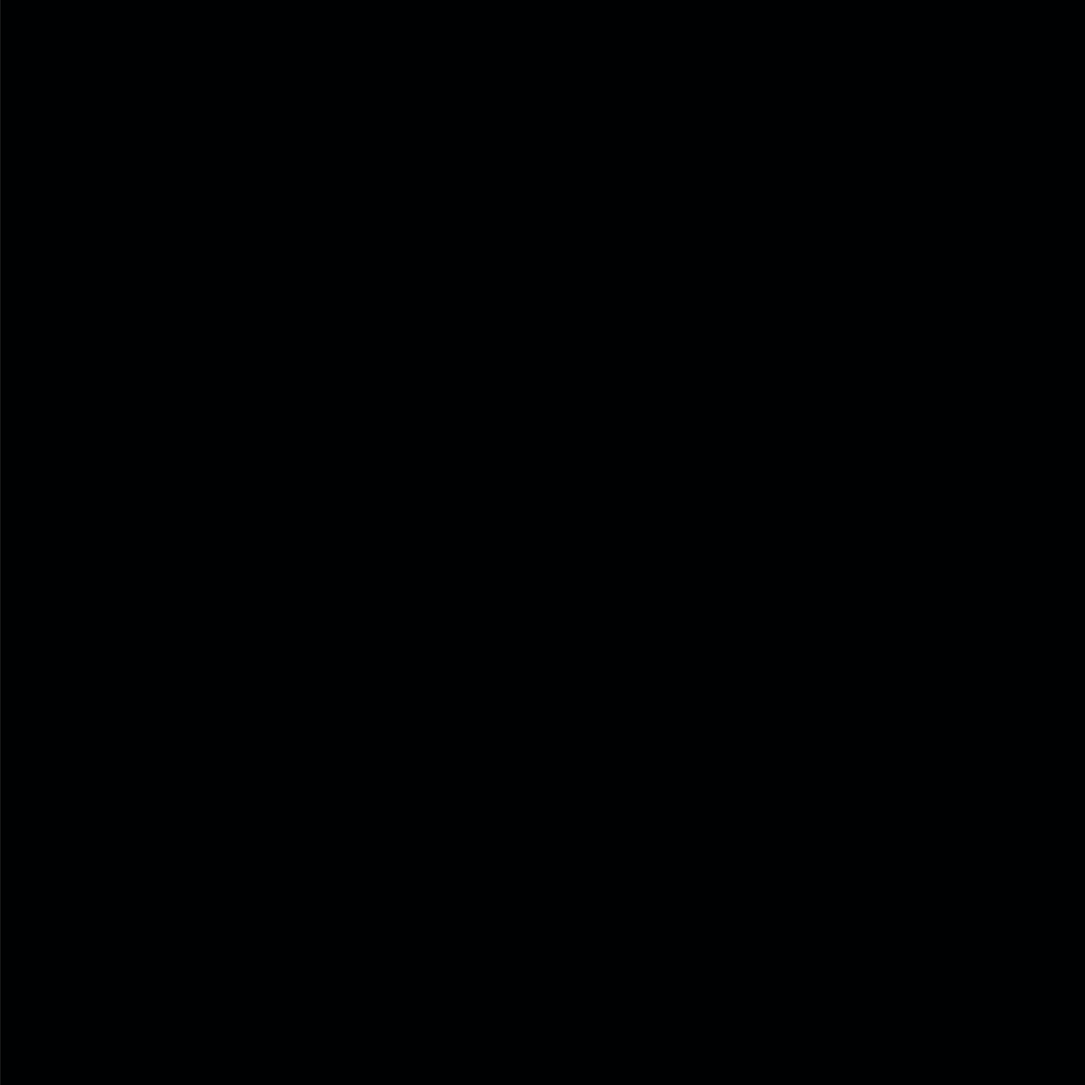
Frame 1 (no input)
Frame 60 (the mouse pressed at the canvas centre just before this capture): identical to frame 1, image omitted
Frame 120 (the mouse held since frame 60 and released just before this capture): identical to frame 1, image omitted

The Processing sketch that drew this single still picture (run headless with seeded random() and noise(); from frame 60 on, the mouse is pressed at the canvas centre):

// Processing sketch: background
// ── background.pde
/*
* dark night sky
*/

color c;

void setup() {
  size(1600, 1600);
  colorMode(HSB, 360, 100, 100);
  c = color(200, 100, 1);
  drawBackground();
  save("skyline.png");
}

void draw() {
  
}

void drawBackground() {
  for (int i = 0; i <= height; i++) {
    stroke(c);
    line(0, i, width, i);
    if (i % 10 == 0) {
      c = color(hue(c), saturation(c), brightness(c));
    }
  }
}

void drawStars() {
  
}
